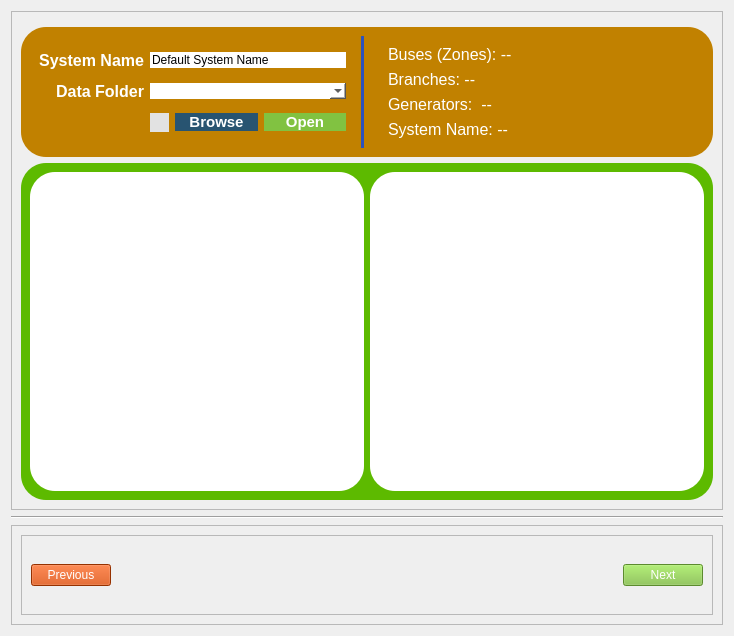
<?xml version="1.0" encoding="UTF-8"?>
<ui version="4.0">
 <class>power_system_data</class>
 <widget class="QWidget" name="power_system_data">
  <property name="geometry">
   <rect>
    <x>0</x>
    <y>0</y>
    <width>732</width>
    <height>636</height>
   </rect>
  </property>
  <property name="sizePolicy">
   <sizepolicy hsizetype="Preferred" vsizetype="Preferred">
    <horstretch>0</horstretch>
    <verstretch>0</verstretch>
   </sizepolicy>
  </property>
  <property name="minimumSize">
   <size>
    <width>0</width>
    <height>0</height>
   </size>
  </property>
  <property name="maximumSize">
   <size>
    <width>1000000</width>
    <height>1000000</height>
   </size>
  </property>
  <property name="windowTitle">
   <string>Form</string>
  </property>
  <property name="styleSheet">
   <string notr="true"/>
  </property>
  <layout class="QVBoxLayout" name="verticalLayout_3">
   <item>
    <widget class="QFrame" name="frame_2">
     <property name="sizePolicy">
      <sizepolicy hsizetype="Expanding" vsizetype="Expanding">
       <horstretch>0</horstretch>
       <verstretch>0</verstretch>
      </sizepolicy>
     </property>
     <property name="frameShape">
      <enum>QFrame::StyledPanel</enum>
     </property>
     <property name="frameShadow">
      <enum>QFrame::Raised</enum>
     </property>
     <layout class="QVBoxLayout" name="verticalLayout_5">
      <item>
       <widget class="QWidget" name="power_system_data_widget" native="true">
        <property name="autoFillBackground">
         <bool>false</bool>
        </property>
        <layout class="QGridLayout" name="gridLayout_4">
         <property name="topMargin">
          <number>0</number>
         </property>
         <property name="bottomMargin">
          <number>0</number>
         </property>
        </layout>
       </widget>
      </item>
      <item alignment="Qt::AlignTop">
       <widget class="QFrame" name="frame_3">
        <property name="maximumSize">
         <size>
          <width>16777215</width>
          <height>150</height>
         </size>
        </property>
        <property name="styleSheet">
         <string notr="true">background-color: rgb(158, 158, 158);
border-radius: 25px;
background-color: rgb(193, 129, 0);
color: rgb(255, 255, 255);</string>
        </property>
        <property name="frameShape">
         <enum>QFrame::StyledPanel</enum>
        </property>
        <property name="frameShadow">
         <enum>QFrame::Raised</enum>
        </property>
        <layout class="QGridLayout" name="gridLayout_2">
         <item row="2" column="3">
          <widget class="QFrame" name="power_system_info_frame">
           <property name="styleSheet">
            <string notr="true">
border-color: rgb(129, 194, 65);</string>
           </property>
           <property name="frameShape">
            <enum>QFrame::StyledPanel</enum>
           </property>
           <property name="frameShadow">
            <enum>QFrame::Raised</enum>
           </property>
           <property name="lineWidth">
            <number>7</number>
           </property>
           <layout class="QVBoxLayout" name="verticalLayout_4">
            <item>
             <widget class="QLabel" name="bus_label">
              <property name="font">
               <font>
                <pointsize>12</pointsize>
               </font>
              </property>
              <property name="text">
               <string>Buses (Zones): --</string>
              </property>
             </widget>
            </item>
            <item>
             <widget class="QLabel" name="line_label">
              <property name="font">
               <font>
                <pointsize>12</pointsize>
               </font>
              </property>
              <property name="text">
               <string>Branches: --</string>
              </property>
             </widget>
            </item>
            <item>
             <widget class="QLabel" name="gen_label">
              <property name="font">
               <font>
                <pointsize>12</pointsize>
               </font>
              </property>
              <property name="styleSheet">
               <string notr="true">color: rgb(255, 255, 255)</string>
              </property>
              <property name="text">
               <string>Generators:  --</string>
              </property>
             </widget>
            </item>
            <item>
             <widget class="QLabel" name="sys_label">
              <property name="font">
               <font>
                <pointsize>12</pointsize>
               </font>
              </property>
              <property name="text">
               <string>System Name: --</string>
              </property>
             </widget>
            </item>
           </layout>
          </widget>
         </item>
         <item row="2" column="0">
          <widget class="QFrame" name="frame_5">
           <property name="maximumSize">
            <size>
             <width>10000000</width>
             <height>16777215</height>
            </size>
           </property>
           <property name="frameShape">
            <enum>QFrame::StyledPanel</enum>
           </property>
           <property name="frameShadow">
            <enum>QFrame::Raised</enum>
           </property>
           <layout class="QGridLayout" name="gridLayout_3">
            <item row="3" column="3">
             <widget class="QPushButton" name="open_file_button">
              <property name="sizePolicy">
               <sizepolicy hsizetype="Preferred" vsizetype="Fixed">
                <horstretch>0</horstretch>
                <verstretch>0</verstretch>
               </sizepolicy>
              </property>
              <property name="maximumSize">
               <size>
                <width>100</width>
                <height>16777215</height>
               </size>
              </property>
              <property name="font">
               <font>
                <pointsize>11</pointsize>
                <bold>true</bold>
               </font>
              </property>
              <property name="styleSheet">
               <string notr="true">background-color: rgb(129, 194, 65);
color: rgb(255, 255, 255);</string>
              </property>
              <property name="text">
               <string>Open</string>
              </property>
              <property name="iconSize">
               <size>
                <width>16</width>
                <height>16</height>
               </size>
              </property>
             </widget>
            </item>
            <item row="1" column="0">
             <widget class="QLabel" name="label_2">
              <property name="font">
               <font>
                <pointsize>12</pointsize>
                <italic>false</italic>
                <bold>true</bold>
               </font>
              </property>
              <property name="styleSheet">
               <string notr="true"/>
              </property>
              <property name="text">
               <string>System Name</string>
              </property>
              <property name="alignment">
               <set>Qt::AlignRight|Qt::AlignTrailing|Qt::AlignVCenter</set>
              </property>
             </widget>
            </item>
            <item row="2" column="0">
             <widget class="QLabel" name="label">
              <property name="font">
               <font>
                <pointsize>12</pointsize>
                <bold>true</bold>
               </font>
              </property>
              <property name="styleSheet">
               <string notr="true"/>
              </property>
              <property name="text">
               <string>Data Folder</string>
              </property>
              <property name="alignment">
               <set>Qt::AlignRight|Qt::AlignTrailing|Qt::AlignVCenter</set>
              </property>
             </widget>
            </item>
            <item row="2" column="1" colspan="3">
             <widget class="QComboBox" name="file_combo_box">
              <property name="styleSheet">
               <string notr="true">background-color: rgb(255, 255, 255);
color: rgb(0, 0, 0);</string>
              </property>
              <property name="currentText">
               <string/>
              </property>
             </widget>
            </item>
            <item row="1" column="1" colspan="3">
             <widget class="QLineEdit" name="system_name_input">
              <property name="sizePolicy">
               <sizepolicy hsizetype="Preferred" vsizetype="Fixed">
                <horstretch>0</horstretch>
                <verstretch>0</verstretch>
               </sizepolicy>
              </property>
              <property name="styleSheet">
               <string notr="true">background-color: rgb(255, 255, 255);
color: rgb(0, 0, 0);</string>
              </property>
              <property name="text">
               <string>Default System Name</string>
              </property>
             </widget>
            </item>
            <item row="3" column="2">
             <widget class="QPushButton" name="file_button">
              <property name="sizePolicy">
               <sizepolicy hsizetype="Preferred" vsizetype="Fixed">
                <horstretch>0</horstretch>
                <verstretch>0</verstretch>
               </sizepolicy>
              </property>
              <property name="maximumSize">
               <size>
                <width>100</width>
                <height>16777215</height>
               </size>
              </property>
              <property name="font">
               <font>
                <pointsize>11</pointsize>
                <bold>true</bold>
               </font>
              </property>
              <property name="styleSheet">
               <string notr="true">background-color: rgb(44, 81, 187);
color: rgb(255, 255, 255);
background-color: rgb(40, 84, 113);</string>
              </property>
              <property name="text">
               <string>Browse</string>
              </property>
              <property name="iconSize">
               <size>
                <width>16</width>
                <height>16</height>
               </size>
              </property>
             </widget>
            </item>
            <item row="3" column="1">
             <widget class="QToolButton" name="power_system_help_button">
              <property name="styleSheet">
               <string notr="true">QToolButton{
image: url(:/icon/images/icons/info_help1.png);
	background-color: rgb(226, 226, 226);
}</string>
              </property>
              <property name="text">
               <string/>
              </property>
             </widget>
            </item>
           </layout>
          </widget>
         </item>
         <item row="2" column="2">
          <widget class="Line" name="line_3">
           <property name="orientation">
            <enum>Qt::Vertical</enum>
           </property>
          </widget>
         </item>
         <item row="2" column="1">
          <widget class="Line" name="divider_line">
           <property name="styleSheet">
            <string notr="true">background-color: rgb(45, 82, 190);</string>
           </property>
           <property name="orientation">
            <enum>Qt::Vertical</enum>
           </property>
          </widget>
         </item>
        </layout>
       </widget>
      </item>
      <item>
       <widget class="QFrame" name="power_system_data_frame">
        <property name="sizePolicy">
         <sizepolicy hsizetype="Expanding" vsizetype="Expanding">
          <horstretch>0</horstretch>
          <verstretch>0</verstretch>
         </sizepolicy>
        </property>
        <property name="minimumSize">
         <size>
          <width>0</width>
          <height>0</height>
         </size>
        </property>
        <property name="styleSheet">
         <string notr="true">background-color: rgb(45, 82, 190);
border-radius: 25px;
background-color: rgb(93, 186, 0);</string>
        </property>
        <property name="frameShape">
         <enum>QFrame::StyledPanel</enum>
        </property>
        <property name="frameShadow">
         <enum>QFrame::Raised</enum>
        </property>
        <layout class="QGridLayout" name="gridLayout">
         <item row="0" column="1" rowspan="2">
          <widget class="MatplotlibWidget" name="network_map_widget">
           <property name="styleSheet">
            <string notr="true">background-color: rgb(255, 255, 255);</string>
           </property>
          </widget>
         </item>
         <item row="0" column="3" rowspan="2">
          <widget class="MatplotlibWidget" name="generation_mix">
           <property name="sizePolicy">
            <sizepolicy hsizetype="Expanding" vsizetype="Expanding">
             <horstretch>0</horstretch>
             <verstretch>0</verstretch>
            </sizepolicy>
           </property>
           <property name="minimumSize">
            <size>
             <width>0</width>
             <height>0</height>
            </size>
           </property>
           <property name="styleSheet">
            <string notr="true">background-color: rgb(255, 255, 255);</string>
           </property>
          </widget>
         </item>
        </layout>
       </widget>
      </item>
     </layout>
    </widget>
   </item>
   <item>
    <widget class="Line" name="line_bottom">
     <property name="orientation">
      <enum>Qt::Horizontal</enum>
     </property>
    </widget>
   </item>
   <item>
    <widget class="QFrame" name="frame">
     <property name="maximumSize">
      <size>
       <width>16777215</width>
       <height>10000000</height>
      </size>
     </property>
     <property name="frameShape">
      <enum>QFrame::StyledPanel</enum>
     </property>
     <property name="frameShadow">
      <enum>QFrame::Raised</enum>
     </property>
     <layout class="QVBoxLayout" name="verticalLayout">
      <item>
       <widget class="QFrame" name="frame_6">
        <property name="frameShape">
         <enum>QFrame::StyledPanel</enum>
        </property>
        <property name="frameShadow">
         <enum>QFrame::Raised</enum>
        </property>
        <layout class="QHBoxLayout" name="horizontalLayout_3">
         <item>
          <widget class="QPushButton" name="previous_button">
           <property name="styleSheet">
            <string notr="true">background-color: rgb(208, 69, 0);
font: 700 12pt &quot;Segoe UI&quot;;
color: rgb(255, 255, 255);</string>
           </property>
           <property name="text">
            <string>Previous</string>
           </property>
          </widget>
         </item>
         <item>
          <spacer name="horizontalSpacer_2">
           <property name="orientation">
            <enum>Qt::Horizontal</enum>
           </property>
           <property name="sizeHint" stdset="0">
            <size>
             <width>40</width>
             <height>20</height>
            </size>
           </property>
          </spacer>
         </item>
         <item>
          <widget class="QLabel" name="label_3">
           <property name="minimumSize">
            <size>
             <width>500</width>
             <height>60</height>
            </size>
           </property>
           <property name="styleSheet">
            <string notr="true">image: url(:/logos/images/logo/power_system_icon.png);</string>
           </property>
           <property name="text">
            <string/>
           </property>
          </widget>
         </item>
         <item>
          <spacer name="horizontalSpacer">
           <property name="orientation">
            <enum>Qt::Horizontal</enum>
           </property>
           <property name="sizeHint" stdset="0">
            <size>
             <width>40</width>
             <height>20</height>
            </size>
           </property>
          </spacer>
         </item>
         <item>
          <widget class="QPushButton" name="next_button">
           <property name="styleSheet">
            <string notr="true">background-color: rgb(129, 194, 65);
font: 700 12pt &quot;Segoe UI&quot;;
color: rgb(255, 255, 255);</string>
           </property>
           <property name="text">
            <string>Next</string>
           </property>
          </widget>
         </item>
        </layout>
       </widget>
      </item>
     </layout>
    </widget>
   </item>
  </layout>
 </widget>
 <customwidgets>
  <customwidget>
   <class>MatplotlibWidget</class>
   <extends>QGraphicsView</extends>
   <header location="global">matplotlibwidget.h</header>
  </customwidget>
 </customwidgets>
 <resources>
  <include location="../../../resources.qrc"/>
 </resources>
 <connections/>
</ui>
